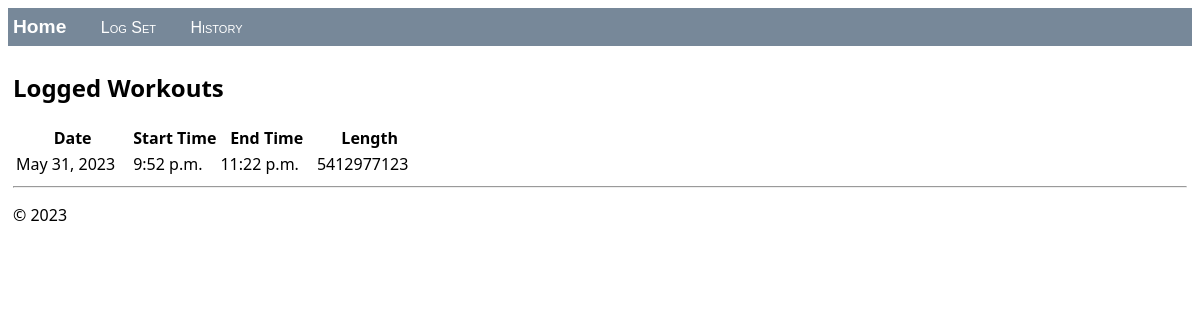
/, run on an earlier commit of the app's database.
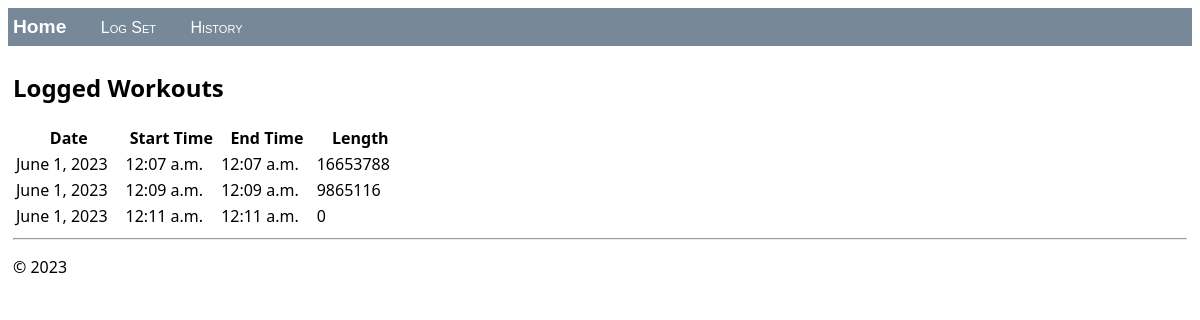
And on a later commit of the database.
### hello/models.py (models this page shows, shortened)
class Workout(models.Model):
    id = models.CharField(primary_key=True, max_length=100, default=datetime.datetime.now().strftime("%m/%d/%Y, %H:%M:%S"))
    date = models.DateField(default=datetime.datetime.now().date())
    time_start = models.DateTimeField(default=timezone.make_aware(datetime.datetime.now()))
    time_end = models.DateTimeField(default=timezone.make_aware(datetime.datetime.now()))
    length = models.FloatField(default=0)
    status = models.BooleanField(default=False)
    print(f'INSTANTIATED Workout at {datetime.datetime.now().strftime("%m/%d/%Y, %H:%M:%S")}')

### hello/views.py (the view)
class MyWorkoutView(ListView):
    model = Exercise
    def get_context_data(self, **kwargs):
        context = super(MyWorkoutView, self).get_context_data(**kwargs)
        return context

### hello/templates/hello/home.html (shortened to what this page needs)
{% extends "hello/layout.html" %}
{% block content %}
    <h2>Logged Workouts</h2>
    {% if workout_list %}
        <table class="workout_list">
            <thead>
            <tr>
                <th>Date</th>
                <th>Start Time</th>
                <th>End Time</th>
                <th>Length</th>
            </tr>
            </thead>
            <tbody>
            {% for workout in workout_list %}
                <tr>
                    <td>{{ workout.date | date }}</td>
                    <td>{{ workout.time_start | time }}</td>
                    <td>{{ workout.time_end | time }}</td>
                    <td>{{ workout.length }}</td>
                </tr>
            {% endfor %}
            </tbody>
        </table>
    {% else %}
        <p>No workouts have been logged. Use the <a href="{% url 'exercise' %}">Log workout form</a>.</p>
    {% endif %}
{% endblock %}

What changed in the data, as far as the page shows it:
removed Workout: date "May 31, 2023", time_start "9:52 p.m.", time_end "11:22 p.m.", length "5412977123"
added Workout: date "June 1, 2023", time_start "12:07 a.m.", time_end "12:07 a.m.", length "16653788"
added Workout: date "June 1, 2023", time_start "12:09 a.m.", time_end "12:09 a.m.", length "9865116"
added Workout: date "June 1, 2023", time_start "12:11 a.m.", time_end "12:11 a.m.", length "0"
